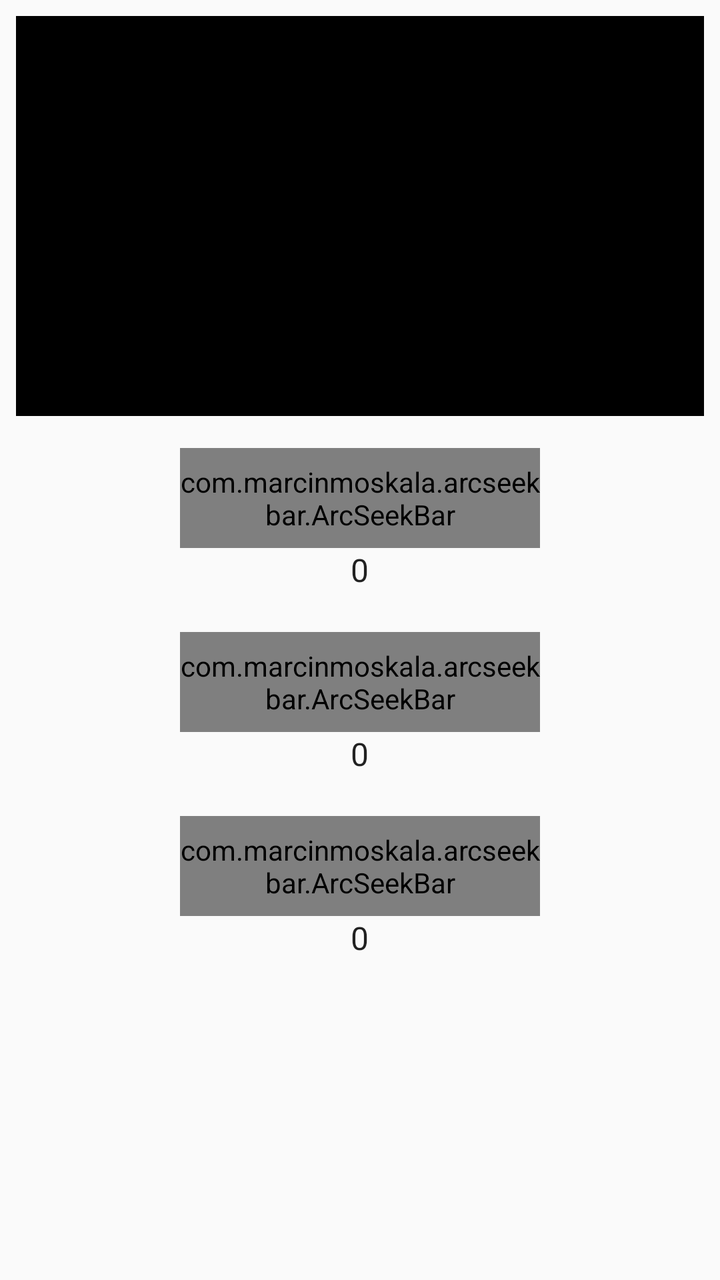
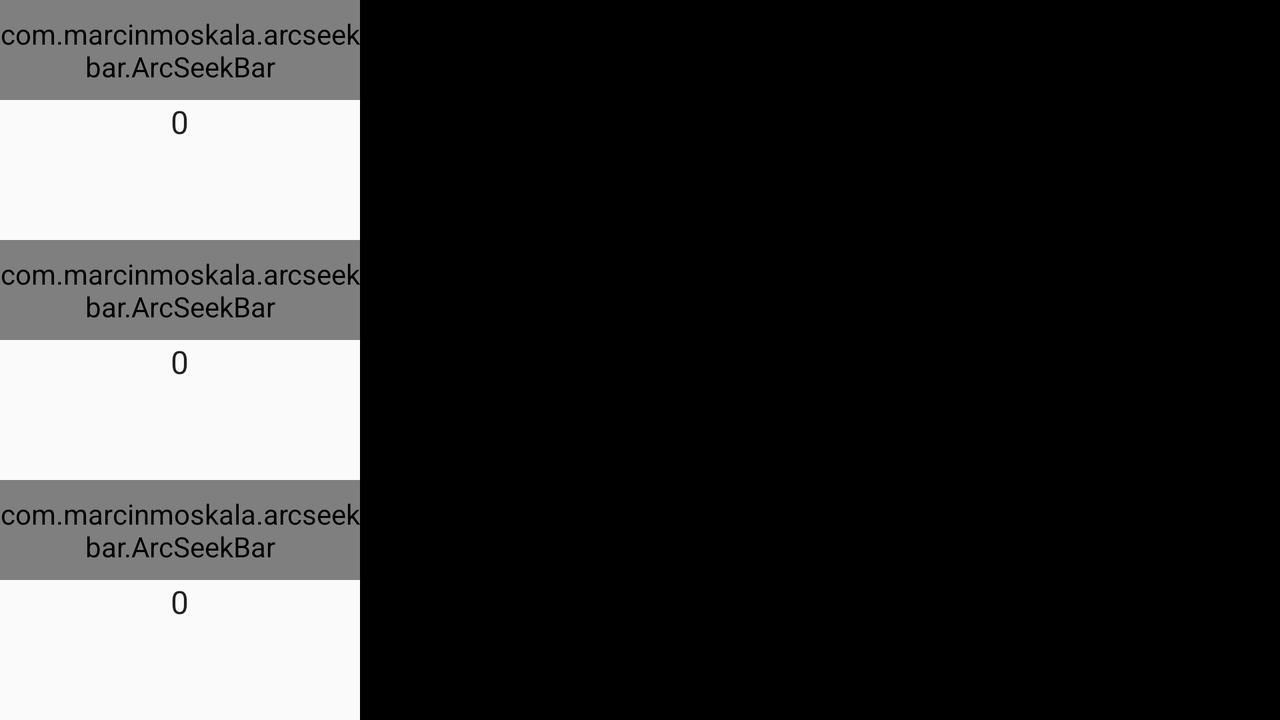

One screen, two layout resources from the same app: the default and the repository's alternative for another configuration. Each is rendered where Android would select it; the XML of both is given below.
<!-- AndroidManifest.xml: application theme AppThemeDefault -->
<!-- res/layout/fragment_color_picker.xml -->
<?xml version="1.0" encoding="utf-8"?>
<android.support.constraint.ConstraintLayout xmlns:android="http://schemas.android.com/apk/res/android"
    xmlns:app="http://schemas.android.com/apk/res-auto"
    android:layout_width="match_parent"
    android:layout_height="match_parent">


    <LinearLayout
        android:layout_width="wrap_content"
        android:layout_height="0dp"
        android:layout_marginEnd="8dp"
        android:layout_marginStart="8dp"
        android:layout_marginTop="224dp"
        android:orientation="vertical"
        app:layout_constraintEnd_toEndOf="parent"
        app:layout_constraintStart_toStartOf="parent"
        app:layout_constraintTop_toTopOf="parent">

        <com.marcinmoskala.arcseekbar.ArcSeekBar
            android:id="@+id/redSeekBar"
            android:layout_width="180dp"
            android:layout_height="50dp"
            app:maxProgress="255"
            app:progressBackgroundColor="@color/colorPrimary"
            app:progressWidth="10dp"
            app:roundEdges="true"
            app:thumb="@drawable/custom_thumb" />

        <android.support.v7.widget.AppCompatTextView
            android:id="@+id/txtRed"
            style="@style/TextAppearance.Regular"
            android:layout_width="wrap_content"
            android:layout_height="wrap_content"
            android:layout_gravity="center"
            android:text="0"
            android:textSize="16sp" />
    </LinearLayout>

    <LinearLayout
        android:layout_width="wrap_content"
        android:layout_height="wrap_content"
        android:layout_marginEnd="8dp"
        android:layout_marginStart="8dp"
        android:layout_marginTop="316dp"
        android:orientation="vertical"
        app:layout_constraintEnd_toEndOf="parent"
        app:layout_constraintStart_toStartOf="parent"
        app:layout_constraintTop_toTopOf="parent">

        <com.marcinmoskala.arcseekbar.ArcSeekBar
            android:id="@+id/greenSeekBar"
            android:layout_width="180dp"
            android:layout_height="50dp"
            app:maxProgress="255"
            app:progressBackgroundColor="@color/colorPrimary"
            app:progressWidth="10dp"
            app:roundEdges="true"
            app:thumb="@drawable/custom_thumb" />

        <android.support.v7.widget.AppCompatTextView
            android:id="@+id/txtGreen"
            style="@style/TextAppearance.Regular"
            android:layout_width="wrap_content"
            android:layout_height="wrap_content"
            android:layout_gravity="center"
            android:text="0"
            android:textSize="16sp" />
    </LinearLayout>

    <LinearLayout
        android:layout_width="wrap_content"
        android:layout_height="wrap_content"
        android:layout_marginEnd="8dp"
        android:layout_marginStart="8dp"
        android:layout_marginTop="408dp"
        android:orientation="vertical"
        app:layout_constraintEnd_toEndOf="parent"
        app:layout_constraintStart_toStartOf="parent"
        app:layout_constraintTop_toTopOf="parent">

        <com.marcinmoskala.arcseekbar.ArcSeekBar
            android:id="@+id/blueSeekBar"
            android:layout_width="180dp"
            android:layout_height="50dp"
            app:maxProgress="255"
            app:progressBackgroundColor="@color/colorPrimary"
            app:progressWidth="10dp"
            app:roundEdges="true"
            app:thumb="@drawable/custom_thumb" />

        <android.support.v7.widget.AppCompatTextView
            android:id="@+id/txtBlue"
            style="@style/TextAppearance.Regular"
            android:layout_width="wrap_content"
            android:layout_height="wrap_content"
            android:layout_gravity="center"
            android:text="0"
            android:textSize="16sp" />
    </LinearLayout>

    
        
        
        
        
        
        
        
        
        
        
        
        
        
        

    <FrameLayout
        android:id="@+id/palette"
        android:layout_height="200dp"
        android:layout_width="match_parent"
        android:layout_marginEnd="8dp"
        android:layout_marginStart="8dp"
        android:layout_marginTop="8dp"
        android:background="#000"
        app:layout_constraintEnd_toEndOf="parent"
        app:layout_constraintStart_toStartOf="parent"
        app:layout_constraintTop_toTopOf="parent" />
</android.support.constraint.ConstraintLayout>
<!-- resources referenced by this layout -->
<resources>
  <color name="colorPrimary">#00AA8D</color>
  <!-- drawable custom_thumb (drawable) -->
  <shape xmlns:android="http://schemas.android.com/apk/res/android"
      android:shape="oval" >
  
      <gradient
          android:angle="270"
          android:endColor="@color/colorPrimaryDark"
          android:startColor="@color/colorPrimary"
          />
  
      <size
          android:height="20dp"
          android:width="20dp" />
  
  </shape>
  <style name="TextAppearance.Regular" parent="android:TextAppearance">
          <item name="fontPath">fonts/Roboto-Regular.ttf</item>
      </style>
  <style name="AppThemeDefault" parent="Theme.AppCompat.Light.DarkActionBar">
          
          <item name="preferenceTheme">@style/PreferenceThemeOverlay.v14.Material</item>
          <item name="windowActionBar">false</item>
          <item name="windowNoTitle">true</item>
          <item name="actionMenuTextColor">@android:color/white</item>
          <item name="colorPrimary">@color/colorPrimary</item>
          <item name="colorPrimaryDark">@color/colorPrimaryDark</item>
          <item name="colorAccent">@color/colorAccent</item>
  
      </style>
  <color name="colorPrimaryDark">#008975</color>
  <color name="colorAccent">#00AA8D</color>
</resources>
<!-- res/layout-land/fragment_color_picker.xml (the repository's variant of the layout above) -->
<!-- drawn on the phone turned sideways -->
<?xml version="1.0" encoding="utf-8"?>
<LinearLayout xmlns:android="http://schemas.android.com/apk/res/android"
    xmlns:app="http://schemas.android.com/apk/res-auto"
    android:layout_width="match_parent"
    android:layout_height="match_parent"
    android:orientation="horizontal">


    <LinearLayout
        android:layout_width="wrap_content"
        android:layout_height="match_parent"
        android:orientation="vertical">

        <LinearLayout
            android:layout_width="wrap_content"
            android:layout_height="wrap_content"
            android:layout_weight="0.3"
            android:orientation="vertical">

            <com.marcinmoskala.arcseekbar.ArcSeekBar
                android:id="@+id/redSeekBar"
                android:layout_width="180dp"
                android:layout_height="50dp"
                app:maxProgress="255"
                app:progressBackgroundColor="@color/colorPrimary"
                app:progressWidth="10dp"
                app:roundEdges="true"
                app:thumb="@drawable/custom_thumb" />

            <android.support.v7.widget.AppCompatTextView
                android:id="@+id/txtRed"
                style="@style/TextAppearance.Regular"
                android:layout_width="wrap_content"
                android:layout_height="wrap_content"
                android:layout_gravity="center"
                android:text="0"
                android:textSize="16sp" />
        </LinearLayout>

        <LinearLayout
            android:layout_width="wrap_content"
            android:orientation="vertical"
            android:layout_weight="0.3"
            android:layout_height="wrap_content">

            <com.marcinmoskala.arcseekbar.ArcSeekBar
                android:id="@+id/greenSeekBar"
                android:layout_width="180dp"
                android:layout_height="50dp"
                app:maxProgress="255"
                app:progressBackgroundColor="@color/colorPrimary"
                app:progressWidth="10dp"
                app:roundEdges="true"
                app:thumb="@drawable/custom_thumb" />

            <android.support.v7.widget.AppCompatTextView
                android:id="@+id/txtGreen"
                style="@style/TextAppearance.Regular"
                android:layout_width="wrap_content"
                android:layout_height="wrap_content"
                android:layout_gravity="center"
                android:text="0"
                android:textSize="16sp" />
        </LinearLayout>

        <LinearLayout
            android:layout_width="wrap_content"
            android:layout_height="wrap_content"
            android:layout_weight="0.3"
            android:orientation="vertical">

            <com.marcinmoskala.arcseekbar.ArcSeekBar
                android:id="@+id/blueSeekBar"
                android:layout_width="180dp"
                android:layout_height="50dp"
                app:maxProgress="255"
                app:progressBackgroundColor="@color/colorPrimary"
                app:progressWidth="10dp"
                app:roundEdges="true"
                app:thumb="@drawable/custom_thumb" />

            <android.support.v7.widget.AppCompatTextView
                android:id="@+id/txtBlue"
                style="@style/TextAppearance.Regular"
                android:layout_width="wrap_content"
                android:layout_height="wrap_content"
                android:layout_gravity="center"
                android:text="0"
                android:textSize="16sp" />
        </LinearLayout>
    </LinearLayout>

    <FrameLayout
        android:id="@+id/palette"
        android:layout_width="match_parent"
        android:layout_height="match_parent"
        android:background="#000" />
</LinearLayout>
